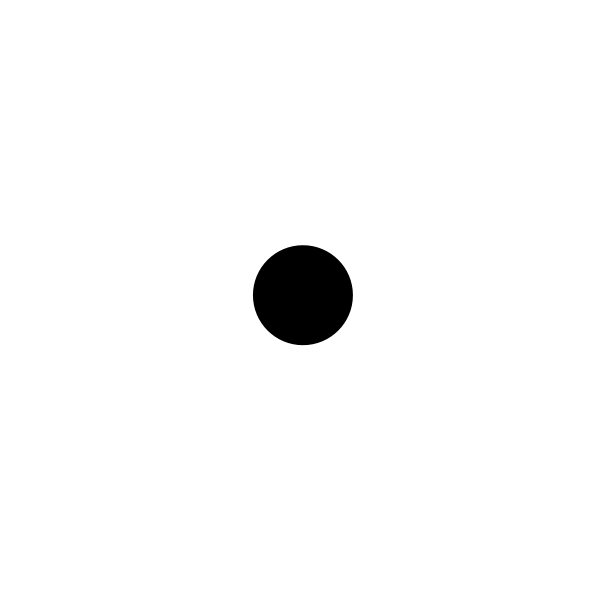
Frame 1 (no input)
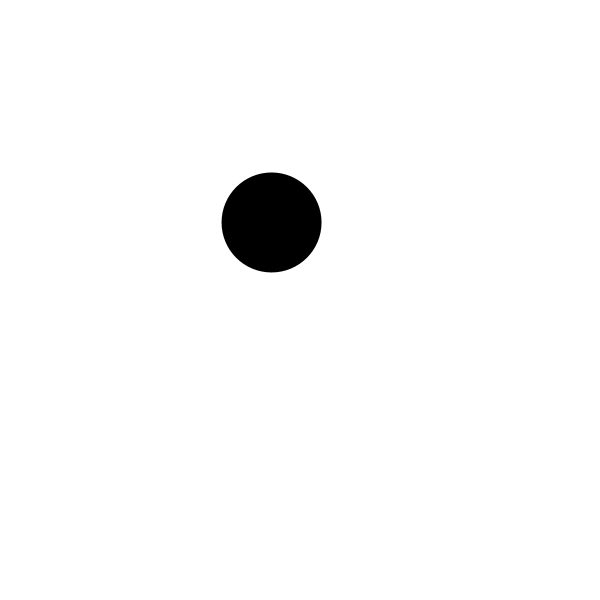
Frame 60 (the mouse pressed at the canvas centre just before this capture)
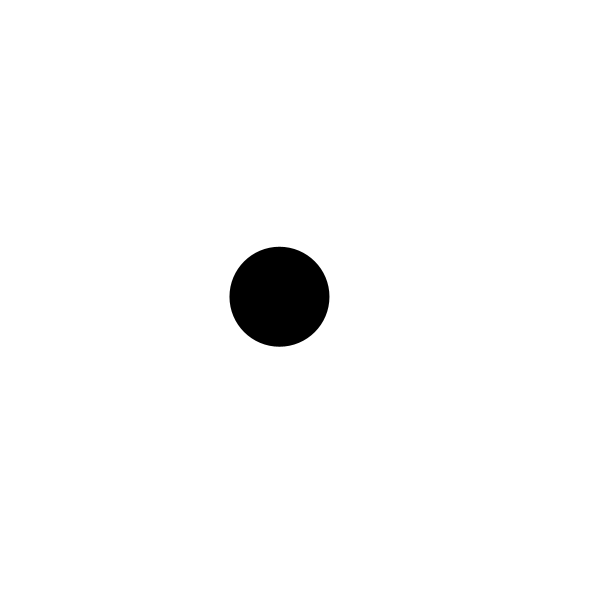
Frame 120 (the mouse held since frame 60 and released just before this capture)

The Processing sketch that drew these frames (run headless with seeded random() and noise(); from frame 60 on, the mouse is pressed at the canvas centre):

// Processing sketch: random
// ── random.pde
float x;
float y;

void setup() {
  size(600, 600);
  noStroke();
  fill(0, 0, 0);
  x = 300;
  y = 300;
}

void draw() {
  background(255, 255, 255);
  x = x + random(-10, +10);
  y = y + random(-10, +10);
  ellipse(x, y, 100, 100);
}
